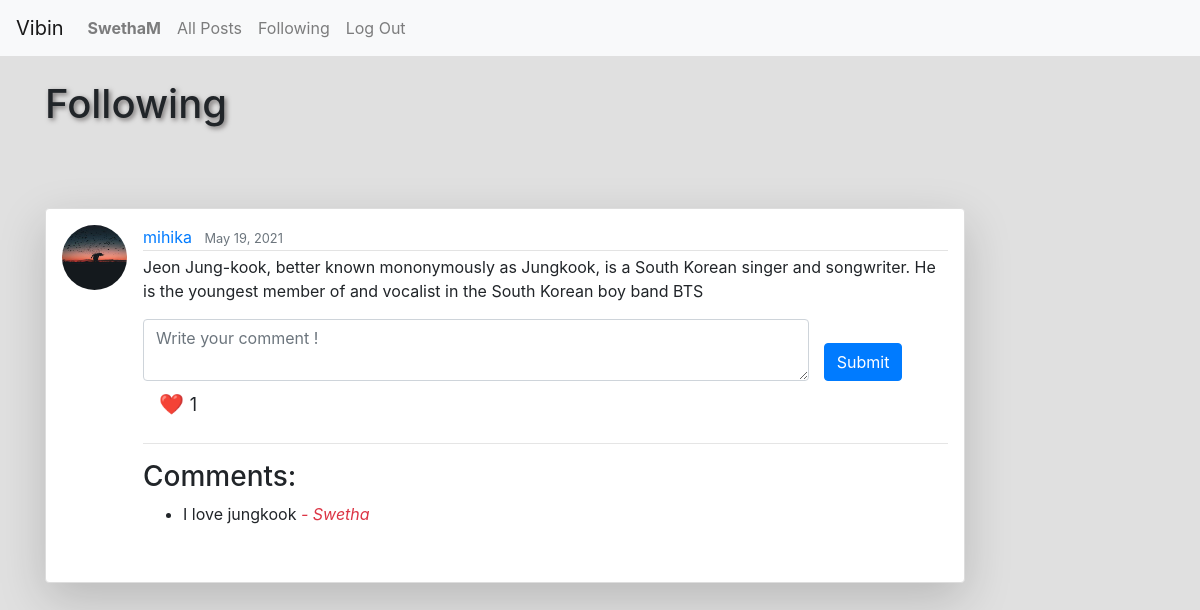
Before: /following (signed in) with the older database file.
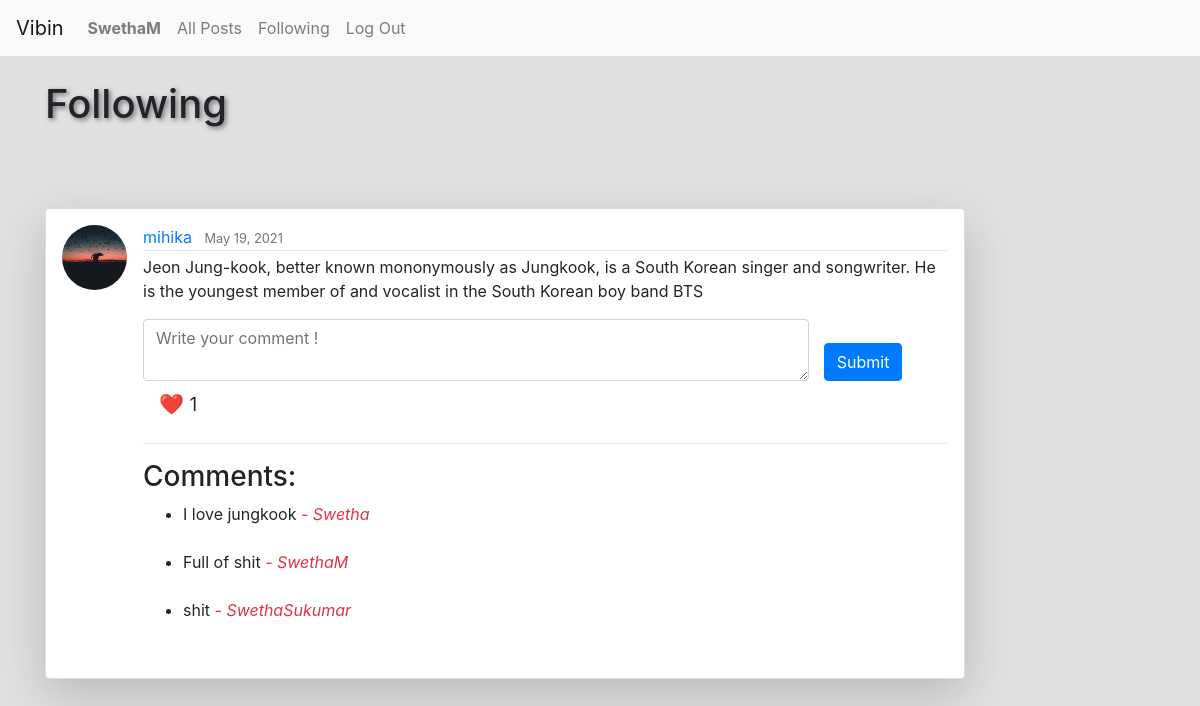
After: the same page with the newer database file.
### network/models.py (models this page shows, shortened)
class Post(models.Model):
    user = models.ForeignKey('User', on_delete=models.CASCADE, related_name="posts")
    content = models.TextField(blank=True)
    image = models.ImageField(upload_to='images/', blank=True, null = True)
    likes = models.ManyToManyField('User', related_name="liked_posts", blank=True)
    timestamp = models.DateTimeField(auto_now_add=True)

class User(AbstractUser):
    followers = models.ManyToManyField('self',symmetrical = False, related_name='following', blank=True)

class Comment(models.Model):
    user = models.ForeignKey("User", on_delete=models.CASCADE, related_name="commented_user")
    post = models.ForeignKey("Post", on_delete=models.CASCADE, related_name="comments")
    comment = models.TextField(max_length=500, validators=[validate_is_profane])

### network/views.py (the view)
# urls.py: path("following", views.following, name="following"),
@login_required
def following(request):
    posts = []
    all_posts = Post.objects.order_by("-timestamp").all()
    for post in all_posts:
        if post.user in request.user.following.all():
            posts.append(post)
    paginator = Paginator(posts, 10)
    page_obj = paginator.get_page(request.GET.get('page'))
    return render(request, "network/following.html", {
        "page_obj": page_obj
    })

### network/templates/network/following.html (shortened to what this page needs)
{% extends "network/layout.html" %}
{% load static %}
{% block body %}
    <h1>Following</h1>
    <br/>
{% endblock %}

### network/templates/network/layout.html (shortened to what the changed rows need)
{% load static %}
{% load profanity %}
<!DOCTYPE html>
<html lang="en">
    <head>
        <link rel="stylesheet" href="https://stackpath.bootstrapcdn.com/bootstrap/4.4.1/css/bootstrap.min.css">
        <link href="{% static 'network/styles.css' %}" rel="stylesheet">
    </head>
    <body>
        <div class="body">
            <main role="main" class="container">
                <div class="row">
                    <div class="col-lg-10">
                    <br/>
                    {% block body %}
                    {% endblock %}
                    <br/><br/>
                    {% if page_obj %}
                    {% for post in page_obj %}
                    <article class="media content-section shadow-lg p-3 mb-5 bg-white rounded">
                        <img class="rounded-circle article-img" src= "{% static 'network/default.jpg' %}">
                        <div  class="media-body">
                            <div class="article-metadata">
                                <a class="mr-2" href="{% url 'user' post.user %}">{{ post.user }}</a>
                                <small class="text-muted">{{ post.timestamp|date:"F d, Y" }}</small>
                            </div>
                            <p class="article-content" id="content-{{ post.id }}" style="white-space: pre-line">{{ post.content }}</p>
                                <form class="row" action="{% url 'comment' post.id %}" method="post">
                                    <div class="col-12 col-md-10">
                                        <textarea type="text" class="form-control" required name="content" placeholder="Write your comment !"></textarea>
                                    </div>
                                    <div class="d-flex align-items-end">
                                        <button type="submit" class="submit-comment btn btn-primary" >Submit</button>
                                    </div>
                                </form>
                            <div class=" btn-lg topright" onclick="like('{{ post.id }}');">
                                {% if user in post.likes.all %}
                                    <a class="heart " id="heart-{{ post.id }}">❤️</a>
                                {% else %}
                                    <a class="heart" id="heart-{{ post.id }}">🤍</a>
                                {% endif %}
                                <span id="counter-{{ post.id }}" style="font-size: large;">{{ post.likes.all.count }}</span>
                            </div>
                        <hr>
                        <h3>Comments:</h3>
                        <ul>
                            {% for comment in post.comments.all %}
                                    <li class="fakeimg">{{ comment.comment|censor }} <cite class="text-danger">- {{comment.user.username}}</cite></li>
                                    <br/>
                            {% empty %}
                                    No Comments yet!
                            {% endfor %}
                        </ul>
                    </article>
                    {% empty %}
                        <h2><i>No posts</i></h2>
                {% endfor %}
                {% endif %}
            </div>
                </div>
                </div>
    </body>
</html>

Changed rows visible on the page:
added Comment: comment|censor "Full of shit", user.username "SwethaM"
added Comment: comment|censor "shit", user.username "SwethaSukumar"
